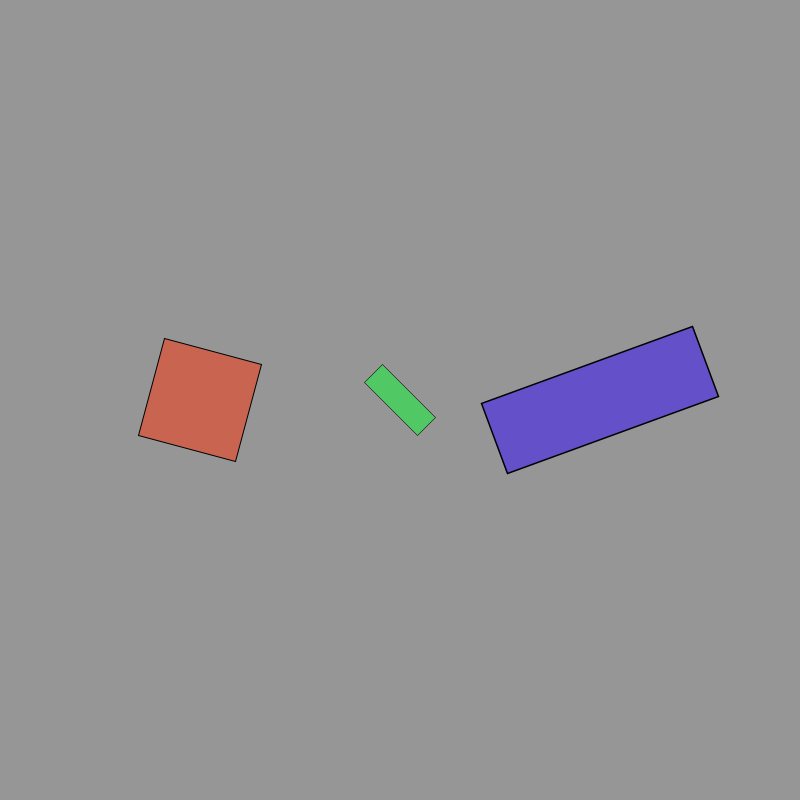
Frame 1 (no input)
Frame 60 (the mouse pressed at the canvas centre just before this capture): identical to frame 1, image omitted
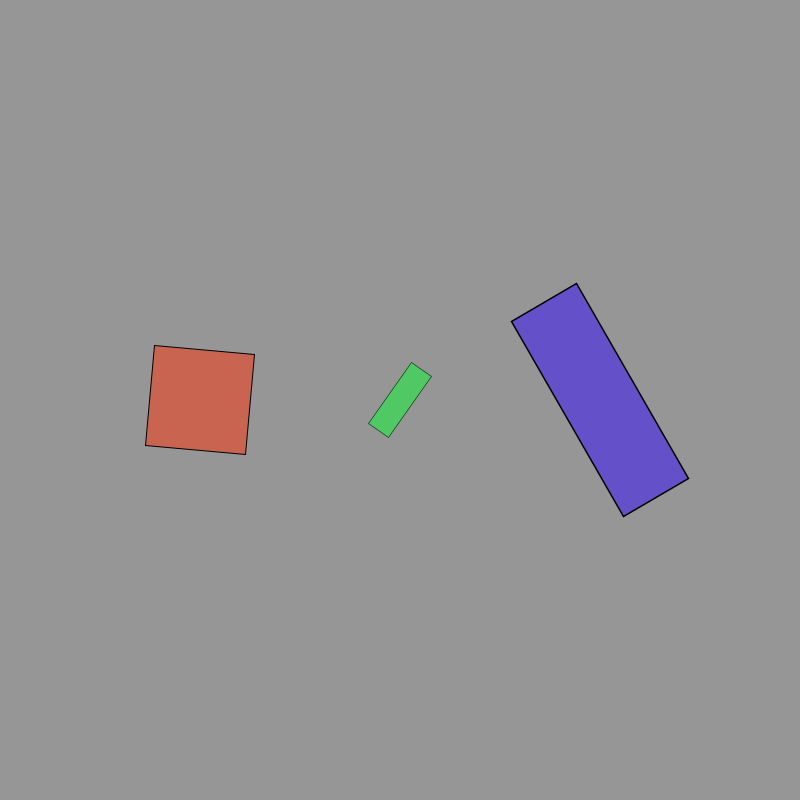
Frame 120 (the mouse held since frame 60 and released just before this capture)

The Processing sketch that drew these frames (run headless with seeded random() and noise(); from frame 60 on, the mouse is pressed at the canvas centre):

// Processing sketch: w3_01_simpleMatrix
// ── w3_01_simpleMatrix.pde
// code 1 FA 17
// week 3 - example 01
// bryan ma
// simple translation with pushMatrix and popMatrix
// draw 3 rectangles, each with their own coordinate system

void setup() {
  size(800, 800);
  rectMode(CENTER);
}

void draw() {
  background(150);
  
  // first rectangle
  pushMatrix();  // save current coordinate system
  translate(200, height/2); // apply 3 matrix transformations (translate, scale, rotate)
  scale(1.0);  // normal scale
  rotate(radians(15 + mouseX * 0.2));  // rotate based on mouse position and an arbitrary starting angle
  fill(200, 100, 80);
  rect(0, 0, 100, 100);  // draw rectangle at origin (0, 0) of transformed coordinate system
  popMatrix();  // restore saved coordinate system
  
  // second rectangle
  pushMatrix();
  translate(400, height/2);
  scale(0.5);
  rotate(radians(45 + mouseX * 0.2));
  fill(80, 200, 100);
  rect(0, 0, 150, 50);
  popMatrix();
  
  // third rectangle
  pushMatrix();
  translate(600, height/2);
  scale(1.5);
  rotate(radians(70 + mouseX * 0.2));
  fill(100, 80, 200);
  rect(0, 0, 50, 150);
  popMatrix();
}
